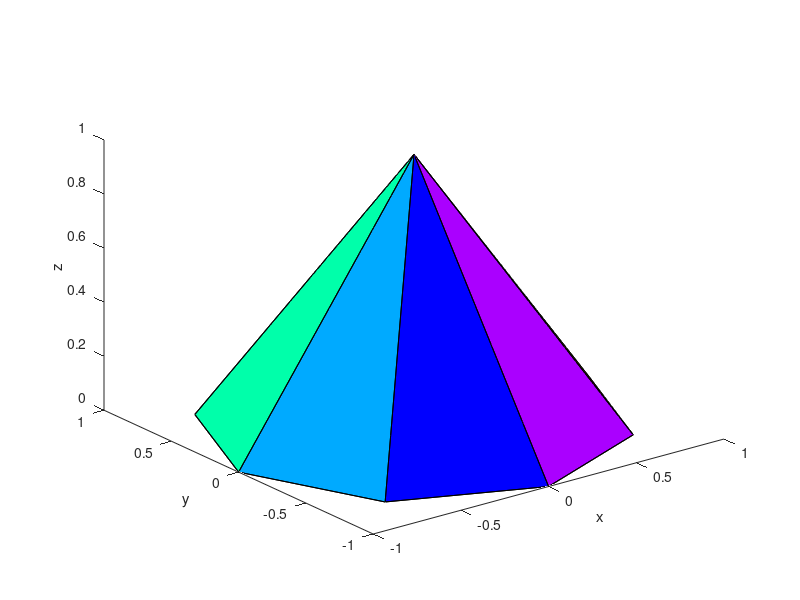

This chart was generated by the following MATLAB code: (Note: this script raises an error after producing the figure.)



nfaces=8;
trmatrix=[ 1 0 0 0 ; 0 1 0 0 ; 0 0 1 0 ; 0 0 0 1];
teta=0:2*pi/nfaces:2*pi*(1-1/nfaces);
figure; 
x=cos(teta); 
y=sin(teta); 
P=[x,0;y,0;zeros(size(x)),1]; % add z and vertex of the pyramid (3D points) 
lateral_faces=reshape(floor([1,2:0.5:nfaces+0.5,1]),2,nfaces)';
 F=[ 1:nfaces; % base 
        [lateral_faces,(nfaces+1)*ones(nfaces,1), NaN*ones(nfaces,nfaces-3)] ]; % faces 
patch('Vertices',P','Faces',F,'FaceVertexCData',hsv(nfaces+1),'FaceColor','flat'); 

view(3); 
xlabel('x');
ylabel('y');
zlabel('z');


figure;
trmatrix=three_dimensional_rotate(trmatrix, 'y', pi/2);
trmatrix=three_dimensional_rotate(trmatrix, 'z', pi);
trmatrix=three_dimensional_rotate(trmatrix, 'x',-(pi/2));
new_P=apply_transformation(P,trmatrix,nfaces+1);
patch('Vertices',new_P','Faces',F,'FaceVertexCData',hsv(nfaces+1),'FaceColor','flat'); 


view(3); 
xlabel('x');
ylabel('y');
zlabel('z');



%{
trmatrix= three_dimensional_translation(trmatrix , 1 , 0 , 8);
trmatrix=three_dimensional_rotate(trmatrix, 'z', pi/2);
trmatrix=three_dimensional_rotate(trmatrix, 'y', pi/2);

new_P=apply_transformation(P,trmatrix,nfaces+1);
count=0;
M(360) = struct('cdata',[],'colormap',[]);
grid on;
axis on;
axis equal;
for j=0:2*pi/180:2*pi
    trmatrix=three_dimensional_rotate(trmatrix, 'z', 2*pi/180);    
    new_P=apply_transformation(P,trmatrix,nfaces+1);    
    lateral_faces=reshape(floor([1,2:0.5:nfaces+0.5,1]),2,nfaces)';     
    F=[ 1:nfaces; % base 
        [lateral_faces,(nfaces+1)*ones(nfaces,1), NaN*ones(nfaces,nfaces-3)] ]; % faces 
   
    M(count)=getframe;
    count=count+1;
end
%}

numtimes=3;
fps=10;
movie(M,numtimes,fps);





